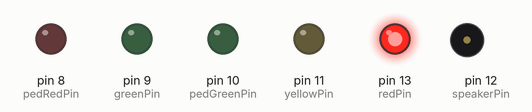
Bench run of a sketch on a simulated Arduino Uno, built with avr-gcc and run on an emulated ATmega328P. Shown: output pins drawn as LEDs (lit = HIGH), buzzer (waves = sounding).

Above: at 0.1 s.
At 11.9 s:
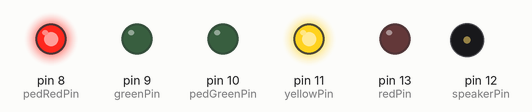
At 18.9 s:
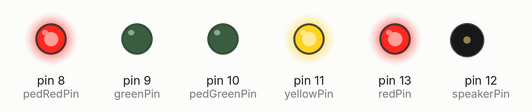
At 34.7 s:
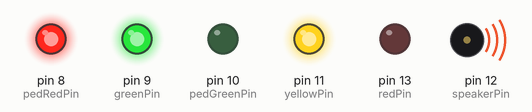
Timing chart, 0 to 40.0 s (numbered marks = the images above):
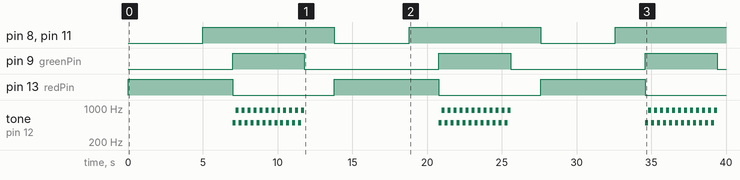

Measured:
- by itself, pin 8 (pedRedPin), pin 11 (yellowPin): alternates HIGH for 8.8 s and LOW for 5.0 s
- by itself, pin 9 (greenPin): alternates HIGH for 4.8 s and LOW for 9.0 s
- by itself, pin 13 (redPin): alternates HIGH for 7.0 s and LOW for 6.8 s
- by itself, tone on pin 12 (speakerPin): plays 500 Hz for 0.20 s, 900 Hz for 0.20 s, 500 Hz for 0.20 s, 900 Hz for 0.20 s, 500 Hz for 0.20 s, 900 Hz for 0.20 s … (72 notes in this stretch)

The sketch:

Pedestrian_Lights_2.ino
```cpp
// Project 3 - Traffic Lights
int ledDelay = 5000; // delay in between changes
int redPin = 13;
int yellowPin = 11;
int greenPin = 9;
int pedRedPin = 8;
int pedGreenPin = 10;
int speakerPin = 12;
int notes[]={1219,330};
int noteDuration = 200;


void beeps(int time){
  for (int n = 0; n < (ledDelay/(time*2)); n++) {
tone(speakerPin,500,time);
delay(time);
tone(speakerPin,900,time);
delay(time);
}
}

void setup() {
pinMode(redPin, OUTPUT);
pinMode(yellowPin, OUTPUT);
pinMode(greenPin, OUTPUT);
pinMode(pedRedPin, OUTPUT);
pinMode(pedGreenPin, OUTPUT);
pinMode(speakerPin, OUTPUT);
}

void loop() {
// turn the red light on
digitalWrite(redPin, HIGH); // turn on red
digitalWrite(pedGreenPin, LOW); //turn on green man
delay(ledDelay);//stop speaker loop
digitalWrite(pedGreenPin, LOW); // turn off green man
digitalWrite(pedRedPin, HIGH); // turn on red man
digitalWrite(yellowPin, HIGH); // turn on yellow
delay(2000); // wait 2 seconds
digitalWrite(greenPin, HIGH); // turn green on
digitalWrite(redPin, LOW); // turn red off
digitalWrite(yellowPin, LOW); // turn yellow off
digitalWrite(yellowPin, HIGH); // turn yellow on
beeps(200);
digitalWrite(greenPin, LOW); // turn green off
delay(2000); // wait 2 seconds
digitalWrite(yellowPin, LOW); // turn yellow off
digitalWrite(pedRedPin, LOW); // turn of red man
// now our loop repeats
}
```
